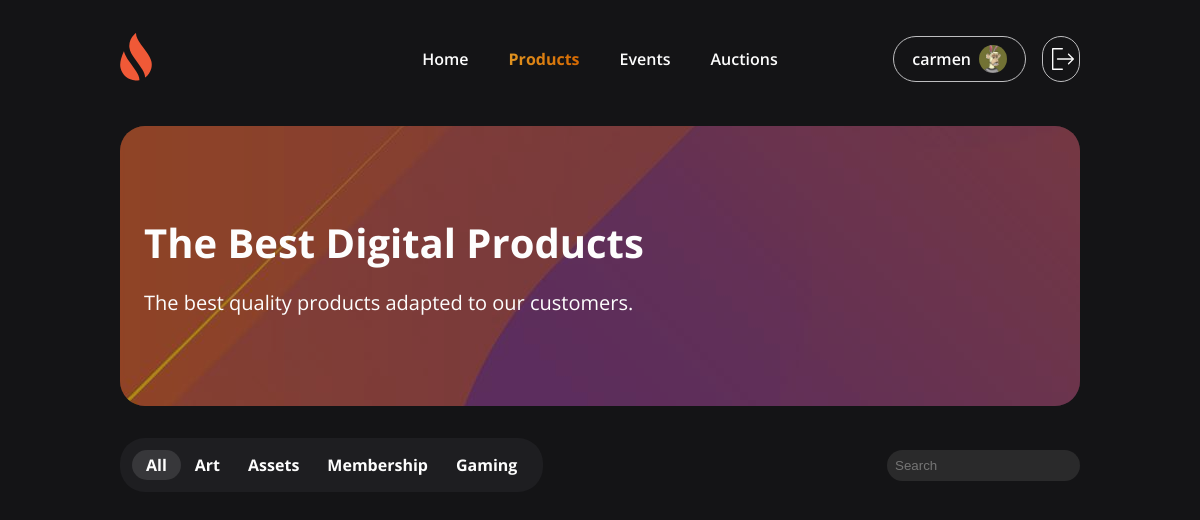
The app's page /products/ (signed in) with its own data.
### core/models.py (models this page shows, shortened)
class CustomUser(AbstractUser):
    photo = models.ImageField(verbose_name="photo", upload_to='profile_photos', blank=True, null=True)
    age = models.DateField(verbose_name="Date", blank=True, null=True)
    dni = models.CharField(max_length=8, verbose_name="DNI", blank=True, null=True)
    created = models.DateTimeField(auto_now_add=True, verbose_name="Created")
    updated = models.DateTimeField(auto_now=True, verbose_name="Last Update")
    objects = CustomUserManager()

### products/views.py (the view)
# urls.py: path('products/', include('products.urls')),
class products(ListView):
    model = Product
    template_name = 'products/products.html'

### core/templatetags/auth.py (called while the page is built)
@register.filter(name='has_group')
def has_group(user, group_name):
    return user.groups.filter(name=group_name).exists()

### products/templates/products/products.html (shortened to what this page needs)
{% extends 'core/base.html' %}
{% load static %}
{% block content %}
    <main class="products_main container">
        <div class="shadow"></div>
        <div class="products_main__info">
            <h1>The Best Digital Products</h1>
            <p>The best quality products adapted to our customers.</p>
        </div>
    </main>
    <section class="products-section container">
        <div style="justify-content: space-between;align-content: center;align-items: center" class="horizontal-fields">
            <div class="products-section__filter">
                <ul id="filterList">
                    <li class="active"><a class="active" href="#">All</a></li>
                    <li><a href="#">Art</a></li>
                    <li><a href="#">Assets</a></li>
                    <li><a href="#">Membership</a></li>
                    <li><a href="#">Gaming</a></li>
                </ul>
            </div>
            <div style="margin: .8rem 0">
                <input placeholder="Search" id="searchBar" class="input" type="text">
            </div>
        </div>
    </section>
{% endblock %}

### core/templates/core/base.html (shortened to what this page needs)
<!doctype html>
<html lang="en">
<head>
    {% load static %}
    {% load auth %}
    <link rel="stylesheet" href="{% static 'core/css/main.css' %}">
    <link rel="stylesheet" href="https://cdn.jsdelivr.net/npm/sweetalert2@11/dist/sweetalert2.min.css">
</head>
<body>
<header class="header">
    <nav class="container header--wrapper">
        <div class="header__logo">
        </div>
        <ul class="header__items">
            <li><a href="{% url 'home' %}" class="nav-link {% if request.path == '/' %}active{% endif %}">Home</a></li>
            <li><a href="{% url 'products' %}"
                   class="nav-link {% if request.path|slice:':10' == '/products/' %}active{% endif %}">Products</a></li>
            <li><a href="#" class="nav-link">Events</a></li>
            <li><a href="{% url 'auctions' %}"
                   class="nav-link {% if request.path|slice:':10' == '/auctions/' %}active{% endif %}">Auctions</a></li>
        </ul>
        {% if not request.user.is_authenticated %}
            <div class="header__access">
                <a class="button header__button" href="{% url 'access' %}">
                    Login
                </a>
            </div>
        {% else %}
            <div class="header__access">
                <div class="dropdown-activator">
                    <a class="button header-avatar-username ">
                        {{ user.get_username }}
                        <div class="user-photo">
                            {% if user.photo %}
                                <img src="{{ user.photo.url }}" alt="{{ user.username }}'s photo">
                            {% else %}
                                <img src="{{ user.gravatar_url }}" alt="{{ user.username }}'s photo">
                            {% endif %}
                        </div>
                    </a>
                </div>
                <a class="button icon" href="{% url 'logout' %}">
                </a>
            </div>
        {% endif %}
    </nav>
</header>
{% block content %}
{% endblock %}
</body>
</html>

### records on screen
CustomUser: get_username "carmen", photo (picture)
